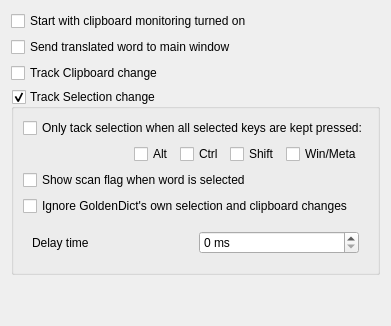
     <widget class="QWidget" name="tab_popup">
      <attribute name="icon">
       <iconset resource="../../resources.qrc">
        <normaloff>:/icons/wizard.svg</normaloff>:/icons/wizard.svg</iconset>
      </attribute>
      <attribute name="title">
       <string>&amp;Popup</string>
      </attribute>
      <layout class="QVBoxLayout" name="verticalLayout_10">
       <item>
        <widget class="QCheckBox" name="startWithScanPopupOn">
         <property name="toolTip">
          <string>Chooses whether the clipboard monitoring will be turned on by default at the program's startup.</string>
         </property>
         <property name="text">
          <string>Start with clipboard monitoring turned on</string>
         </property>
        </widget>
       </item>
       <item>
        <widget class="QCheckBox" name="scanToMainWindow">
         <property name="toolTip">
          <string>Send translated word to main window instead of to show it in popup window</string>
         </property>
         <property name="text">
          <string>Send translated word to main window</string>
         </property>
        </widget>
       </item>
       <item>
        <widget class="QCheckBox" name="enableClipboardTrack">
         <property name="toolTip">
          <string>Track clipboard changes when Scanning is enabled. Notice! You should always enable this unless you are on Linux.</string>
         </property>
         <property name="text">
          <string>Track Clipboard change</string>
         </property>
        </widget>
       </item>
       <item>
        <widget class="QGroupBox" name="enableX11SelectionTrack">
         <property name="title">
          <string>Track Selection change</string>
         </property>
         <property name="alignment">
          <set>Qt::AlignmentFlag::AlignLeading|Qt::AlignmentFlag::AlignLeft|Qt::AlignmentFlag::AlignTop</set>
         </property>
         <property name="checkable">
          <bool>true</bool>
         </property>
         <layout class="QVBoxLayout" name="verticalLayout_4">
          <item>
           <widget class="QCheckBox" name="enableScanPopupModifiers">
            <property name="toolTip">
             <string>With this enabled, the popup would only show up if all chosen keys are
in the pressed state when the word selection changes.</string>
            </property>
            <property name="text">
             <string>Only tack selection when all selected keys are kept pressed:</string>
            </property>
           </widget>
          </item>
          <item>
           <widget class="QFrame" name="scanPopupModifiers">
            <property name="frameShape">
             <enum>QFrame::Shape::NoFrame</enum>
            </property>
            <property name="frameShadow">
             <enum>QFrame::Shadow::Plain</enum>
            </property>
            <property name="lineWidth">
             <number>0</number>
            </property>
            <layout class="QVBoxLayout" name="verticalLayout_5">
             <property name="leftMargin">
              <number>0</number>
             </property>
             <property name="topMargin">
              <number>0</number>
             </property>
             <property name="rightMargin">
              <number>0</number>
             </property>
             <property name="bottomMargin">
              <number>0</number>
             </property>
             <item>
              <layout class="QHBoxLayout" name="horizontalLayout">
               <item>
                <spacer name="horizontalSpacer">
                 <property name="orientation">
                  <enum>Qt::Orientation::Horizontal</enum>
                 </property>
                 <property name="sizeHint" stdset="0">
                  <size>
                   <width>40</width>
                   <height>20</height>
                  </size>
                 </property>
                </spacer>
               </item>
               <item>
                <layout class="QGridLayout" name="gridLayout">
                 <item row="0" column="0">
                  <widget class="QCheckBox" name="altKey">
                   <property name="toolTip">
                    <string>Alt key</string>
                   </property>
                   <property name="text">
                    <string notr="true">Alt</string>
                   </property>
                  </widget>
                 </item>
                 <item row="0" column="1">
                  <widget class="QCheckBox" name="ctrlKey">
                   <property name="toolTip">
                    <string>Ctrl key</string>
                   </property>
                   <property name="text">
                    <string notr="true">Ctrl</string>
                   </property>
                  </widget>
                 </item>
                 <item row="0" column="2">
                  <widget class="QCheckBox" name="shiftKey">
                   <property name="toolTip">
                    <string>Shift key</string>
                   </property>
                   <property name="text">
                    <string notr="true">Shift</string>
                   </property>
                  </widget>
                 </item>
                 <item row="0" column="3">
                  <widget class="QCheckBox" name="winKey">
                   <property name="toolTip">
                    <string>Windows key or Meta key</string>
                   </property>
                   <property name="text">
                    <string notr="true">Win/Meta</string>
                   </property>
                  </widget>
                 </item>
                </layout>
               </item>
               <item>
                <widget class="QFrame" name="frame">
                 <property name="frameShape">
                  <enum>QFrame::Shape::NoFrame</enum>
                 </property>
                 <property name="frameShadow">
                  <enum>QFrame::Shadow::Raised</enum>
                 </property>
                 <property name="lineWidth">
                  <number>0</number>
                 </property>
                 <layout class="QVBoxLayout" name="verticalLayout_3">
                  <property name="leftMargin">
                   <number>0</number>
                  </property>
                  <property name="topMargin">
                   <number>0</number>
                  </property>
                  <property name="rightMargin">
                   <number>0</number>
                  </property>
                  <property name="bottomMargin">
                   <number>0</number>
                  </property>
                 </layout>
                </widget>
               </item>
              </layout>
             </item>
            </layout>
           </widget>
          </item>
          <item>
           <widget class="QCheckBox" name="showScanFlag">
            <property name="toolTip">
             <string>Show a flag window before showing popup window, click the flag to show popup window. </string>
            </property>
            <property name="text">
             <string>Show scan flag when word is selected</string>
            </property>
           </widget>
          </item>
          <item>
           <widget class="QCheckBox" name="ignoreOwnClipboardChanges">
            <property name="toolTip">
             <string>Do not show popup when selection or clipboard in one of GoldenDict's own windows changes</string>
            </property>
            <property name="text">
             <string>Ignore GoldenDict's own selection and clipboard changes</string>
            </property>
           </widget>
          </item>
          <item>
           <widget class="QWidget" name="widget" native="true">
            <layout class="QHBoxLayout" name="horizontalLayout_6">
             <item>
              <widget class="QLabel" name="delayTimerLabel">
               <property name="text">
                <string>Delay time</string>
               </property>
              </widget>
             </item>
             <item>
              <widget class="QSpinBox" name="delayTimer">
               <property name="suffix">
                <string> ms</string>
               </property>
               <property name="minimum">
                <number>0</number>
               </property>
               <property name="maximum">
                <number>10000</number>
               </property>
               <property name="singleStep">
                <number>50</number>
               </property>
              </widget>
             </item>
            </layout>
           </widget>
          </item>
         </layout>
        </widget>
       </item>
       <item>
        <spacer name="verticalSpacer_6">
         <property name="orientation">
          <enum>Qt::Orientation::Vertical</enum>
         </property>
         <property name="sizeHint" stdset="0">
          <size>
           <width>20</width>
           <height>40</height>
          </size>
         </property>
        </spacer>
       </item>
      </layout>
     </widget>
